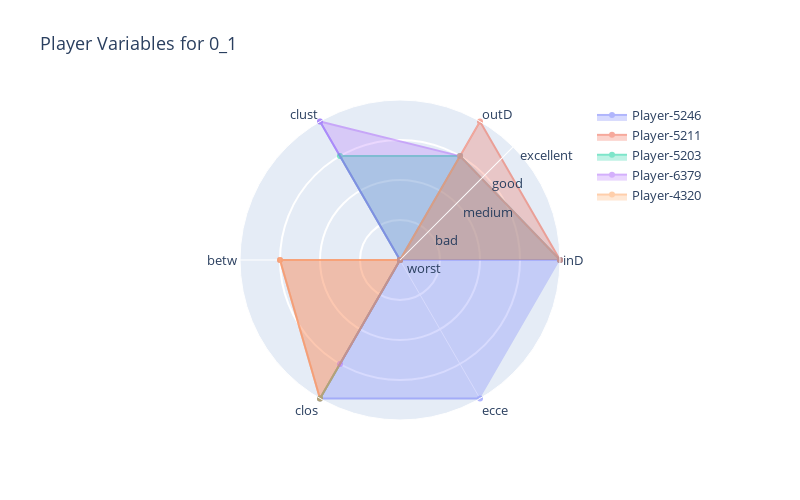
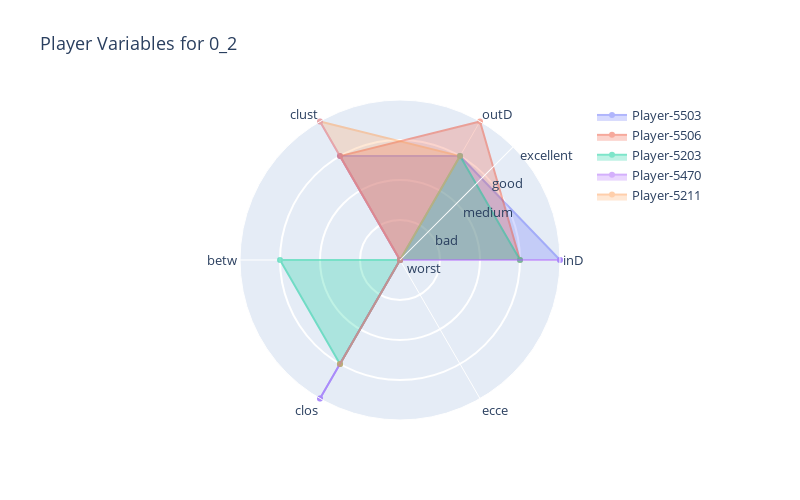
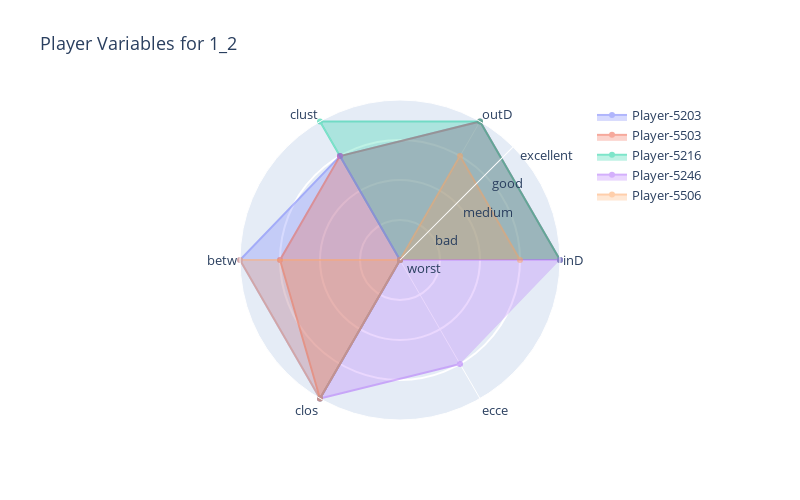
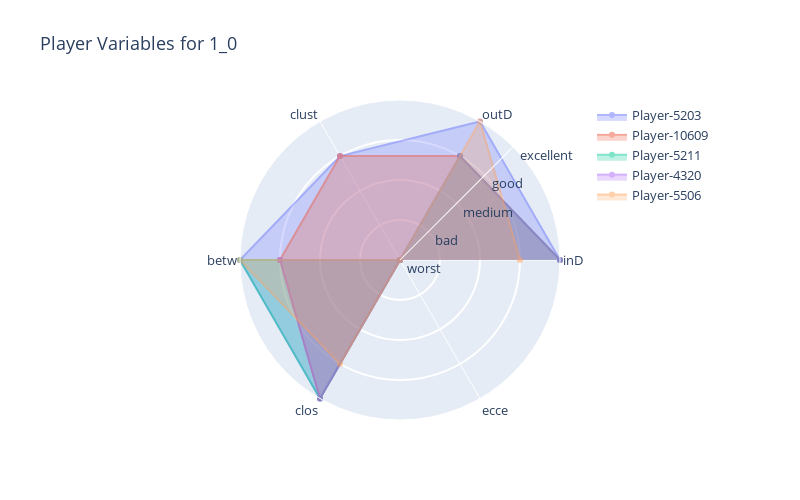

The code cell stored with these charts, in order, in its notebook:
### Code cell
#Excellence
dictExcellence = filterDictByExcellence(finalDict)
tableExcellence = dictToTables(dictExcellence, uniqueScores)
for score in tableExcellence:
    tableExcellenceTrans = transformClassColumns(tableExcellence[score], catValues)
    tableExcellenceTransTop5 = filterTopRowsBySum(tableExcellenceTrans, topN=5)
    createPolarPlot(tableExcellenceTransTop5, score)

### Figure 1 — Plotly figure (JSON) as saved in the notebook; plotly's stock layout.template omitted (floating-point values rounded to 4 significant figures)
{"data": [{"fill": "toself", "name": "Player-5246", "opacity": 0.5, "r": [4, 0, 4, 0, 4, 4], "showlegend": true, "theta": ["inD", "outD", "clust", "betw", "clos", "ecce"], "type": "scatterpolar"}, {"fill": "toself", "name": "Player-5211", "opacity": 0.5, "r": [4, 4, 0, 3, 4, 0], "showlegend": true, "theta": ["inD", "outD", "clust", "betw", "clos", "ecce"], "type": "scatterpolar"}, {"fill": "toself", "name": "Player-5203", "opacity": 0.5, "r": [4, 3, 3, 0, 4, 0], "showlegend": true, "theta": ["inD", "outD", "clust", "betw", "clos", "ecce"], "type": "scatterpolar"}, {"fill": "toself", "name": "Player-6379", "opacity": 0.5, "r": [4, 3, 4, 0, 3, 0], "showlegend": true, "theta": ["inD", "outD", "clust", "betw", "clos", "ecce"], "type": "scatterpolar"}, {"fill": "toself", "name": "Player-4320", "opacity": 0.5, "r": [4, 3, 0, 3, 4, 0], "showlegend": true, "theta": ["inD", "outD", "clust", "betw", "clos", "ecce"], "type": "scatterpolar"}], "layout": {"font": {"size": 13}, "height": 500, "legend": {"x": 0.8, "xanchor": "left", "y": 1, "yanchor": "top"}, "polar": {"radialaxis": {"angle": 45, "gridwidth": 2, "range": [0, 4], "tickangle": 45, "ticktext": ["worst", "bad", "medium", "good", "excellent"], "tickvals": [0, 1, 2, 3, 4], "tickwidth": 10, "visible": true}}, "title": {"text": "Player Variables for 0_1"}, "width": 800}}

### Figure 2 — Plotly figure (JSON) as saved in the notebook; plotly's stock layout.template omitted (floating-point values rounded to 4 significant figures)
{"data": [{"fill": "toself", "name": "Player-5503", "opacity": 0.5, "r": [4, 3, 3, 0, 4, 0], "showlegend": true, "theta": ["inD", "outD", "clust", "betw", "clos", "ecce"], "type": "scatterpolar"}, {"fill": "toself", "name": "Player-5506", "opacity": 0.5, "r": [3, 4, 3, 0, 3, 0], "showlegend": true, "theta": ["inD", "outD", "clust", "betw", "clos", "ecce"], "type": "scatterpolar"}, {"fill": "toself", "name": "Player-5203", "opacity": 0.5, "r": [3, 3, 0, 3, 3, 0], "showlegend": true, "theta": ["inD", "outD", "clust", "betw", "clos", "ecce"], "type": "scatterpolar"}, {"fill": "toself", "name": "Player-5470", "opacity": 0.5, "r": [4, 0, 4, 0, 4, 0], "showlegend": true, "theta": ["inD", "outD", "clust", "betw", "clos", "ecce"], "type": "scatterpolar"}, {"fill": "toself", "name": "Player-5211", "opacity": 0.5, "r": [0, 3, 4, 0, 3, 0], "showlegend": true, "theta": ["inD", "outD", "clust", "betw", "clos", "ecce"], "type": "scatterpolar"}], "layout": {"font": {"size": 13}, "height": 500, "legend": {"x": 0.8, "xanchor": "left", "y": 1, "yanchor": "top"}, "polar": {"radialaxis": {"angle": 45, "gridwidth": 2, "range": [0, 4], "tickangle": 45, "ticktext": ["worst", "bad", "medium", "good", "excellent"], "tickvals": [0, 1, 2, 3, 4], "tickwidth": 10, "visible": true}}, "title": {"text": "Player Variables for 0_2"}, "width": 800}}

### Figure 3 — Plotly figure (JSON) as saved in the notebook; plotly's stock layout.template omitted (floating-point values rounded to 4 significant figures)
{"data": [{"fill": "toself", "name": "Player-5203", "opacity": 0.5, "r": [4, 4, 3, 4, 4, 0], "showlegend": true, "theta": ["inD", "outD", "clust", "betw", "clos", "ecce"], "type": "scatterpolar"}, {"fill": "toself", "name": "Player-5503", "opacity": 0.5, "r": [4, 4, 3, 3, 4, 0], "showlegend": true, "theta": ["inD", "outD", "clust", "betw", "clos", "ecce"], "type": "scatterpolar"}, {"fill": "toself", "name": "Player-5216", "opacity": 0.5, "r": [4, 4, 4, 0, 4, 0], "showlegend": true, "theta": ["inD", "outD", "clust", "betw", "clos", "ecce"], "type": "scatterpolar"}, {"fill": "toself", "name": "Player-5246", "opacity": 0.5, "r": [4, 0, 3, 0, 4, 3], "showlegend": true, "theta": ["inD", "outD", "clust", "betw", "clos", "ecce"], "type": "scatterpolar"}, {"fill": "toself", "name": "Player-5506", "opacity": 0.5, "r": [3, 3, 0, 4, 4, 0], "showlegend": true, "theta": ["inD", "outD", "clust", "betw", "clos", "ecce"], "type": "scatterpolar"}], "layout": {"font": {"size": 13}, "height": 500, "legend": {"x": 0.8, "xanchor": "left", "y": 1, "yanchor": "top"}, "polar": {"radialaxis": {"angle": 45, "gridwidth": 2, "range": [0, 4], "tickangle": 45, "ticktext": ["worst", "bad", "medium", "good", "excellent"], "tickvals": [0, 1, 2, 3, 4], "tickwidth": 10, "visible": true}}, "title": {"text": "Player Variables for 1_2"}, "width": 800}}

### Figure 4 — Plotly figure (JSON) as saved in the notebook; plotly's stock layout.template omitted (floating-point values rounded to 4 significant figures)
{"data": [{"fill": "toself", "name": "Player-5203", "opacity": 0.5, "r": [4, 4, 3, 4, 4, 0], "showlegend": true, "theta": ["inD", "outD", "clust", "betw", "clos", "ecce"], "type": "scatterpolar"}, {"fill": "toself", "name": "Player-10609", "opacity": 0.5, "r": [4, 3, 3, 3, 4, 0], "showlegend": true, "theta": ["inD", "outD", "clust", "betw", "clos", "ecce"], "type": "scatterpolar"}, {"fill": "toself", "name": "Player-5211", "opacity": 0.5, "r": [4, 3, 0, 4, 4, 0], "showlegend": true, "theta": ["inD", "outD", "clust", "betw", "clos", "ecce"], "type": "scatterpolar"}, {"fill": "toself", "name": "Player-4320", "opacity": 0.5, "r": [4, 3, 0, 3, 4, 0], "showlegend": true, "theta": ["inD", "outD", "clust", "betw", "clos", "ecce"], "type": "scatterpolar"}, {"fill": "toself", "name": "Player-5506", "opacity": 0.5, "r": [3, 4, 0, 4, 3, 0], "showlegend": true, "theta": ["inD", "outD", "clust", "betw", "clos", "ecce"], "type": "scatterpolar"}], "layout": {"font": {"size": 13}, "height": 500, "legend": {"x": 0.8, "xanchor": "left", "y": 1, "yanchor": "top"}, "polar": {"radialaxis": {"angle": 45, "gridwidth": 2, "range": [0, 4], "tickangle": 45, "ticktext": ["worst", "bad", "medium", "good", "excellent"], "tickvals": [0, 1, 2, 3, 4], "tickwidth": 10, "visible": true}}, "title": {"text": "Player Variables for 1_0"}, "width": 800}}
